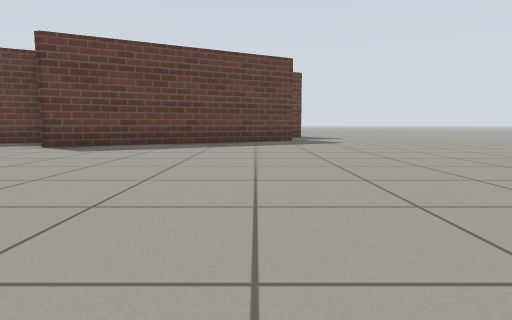
[1] (above)

13 first-person views from a walk through a world built for the Gazebo simulator. The camera is 0.5 m above the floor, tilts 6° down and sees 75° across. Floor lines are 1 m apart. The floor is counted in squares, 1 m on a side. Each view is taken from the middle of a square. On the plan, view 1 faces up. The plan holds only what a view shows up to about 9 squares ahead; the rest is blank. The place goes on beyond the plan.

[2]
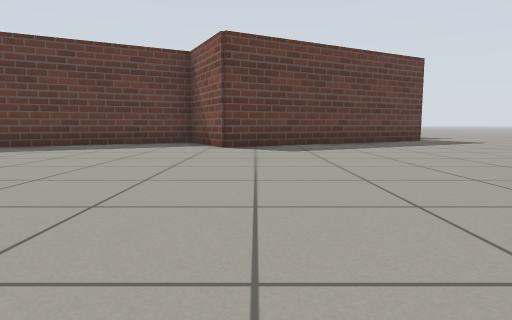

[3]
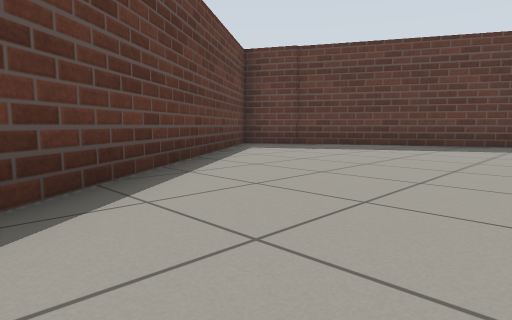

[4]
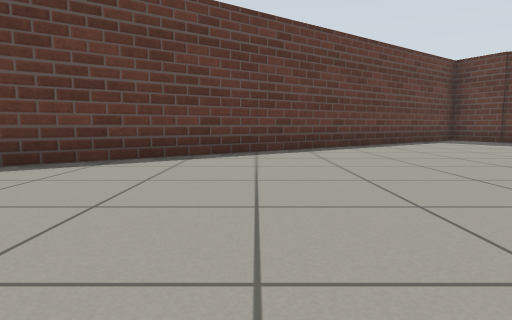

[5]
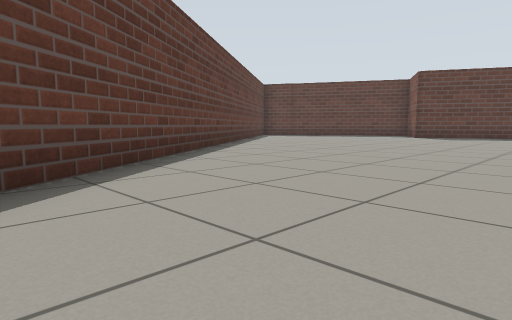

[6]
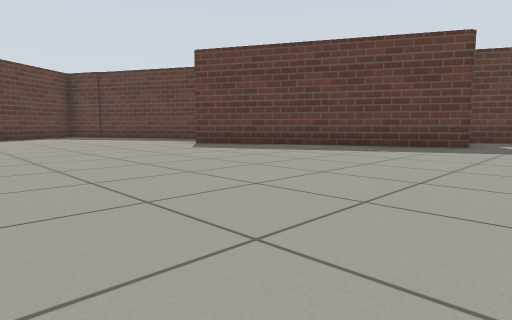

[7]
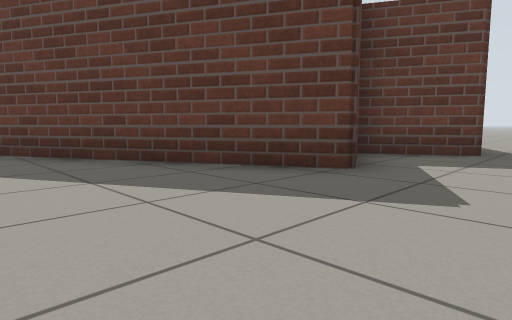

[8]
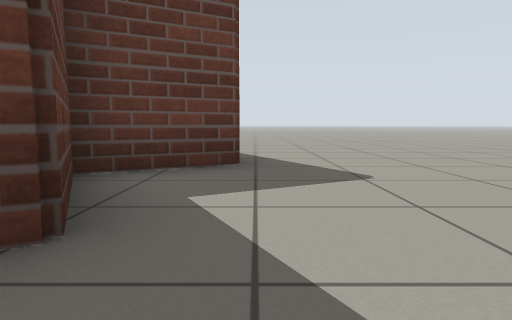

[9]
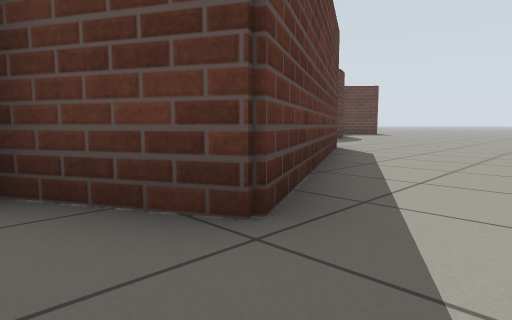

[10]
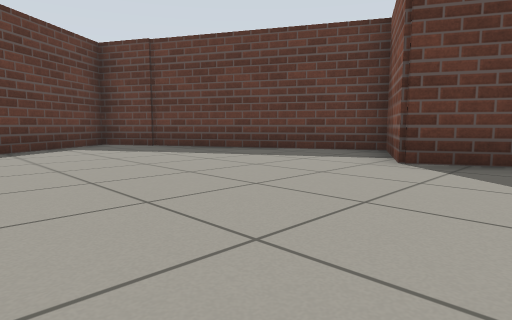

[11]
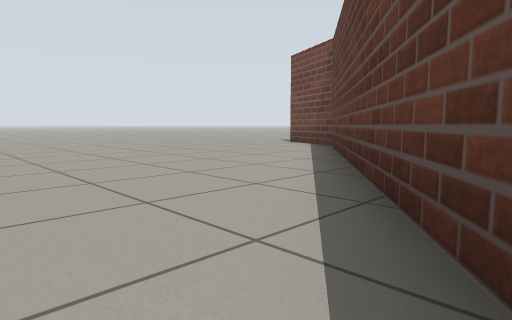

[12]
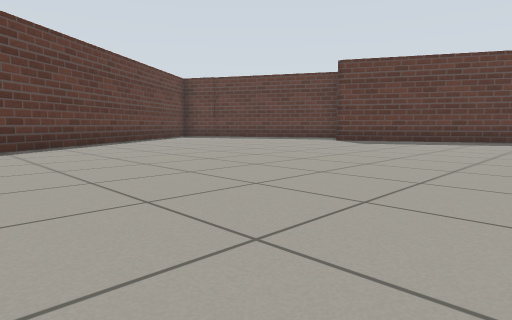

[13]
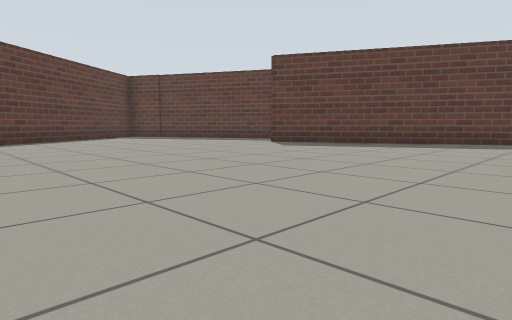

### Floor plan
Points are (right, up) in squares from view 1. A wall is a line through its corners. A room is listed if a view was taken in it or the views show most of it. See-through windows are left out.
Room 1 (views 1, 2, 3, 4, 5, 6, 7, 8, 9, 10, 11, 12, 13)
walls: (0.8, 15.2) (1.8, 13.2) (0.2, 12.3) (1.2, 10.4) (-4.7, 7.3) (-5.7, 9.3) (-11.6, 6.2) (-2.3, -6.6)
ways out: opening at (2.5, 15.5)

Where each view was taken, in squares from view 1:
view 1: 0 up, 0 right, facing up
view 2: 0 up, 4 left, facing up
view 3: 0 up, 5 left, facing up-left
view 4: 0 up, 1 left, facing left
view 5: 6 down, 0 right, facing up-left
view 6: 2 up, 3 right, facing up-left
view 7: 7 up, 3 right, facing up-left
view 8: 9 up, 2 right, facing up
view 9: 12 up, 3 right, facing up-left
view 10: 3 up, 3 left, facing up-left
view 11: 2 down, 5 left, facing down-right
view 12: 2 down, 1 right, facing up-left
view 13: 0 up, 2 right, facing up-left
